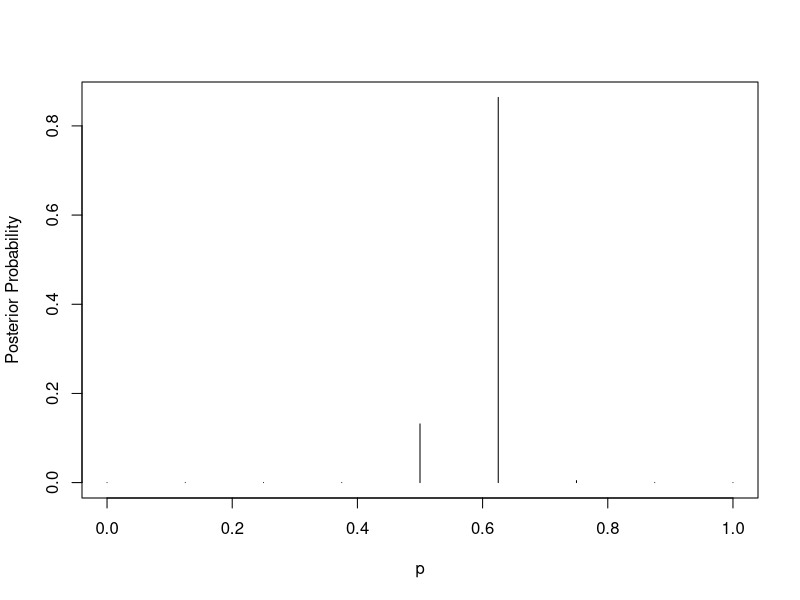
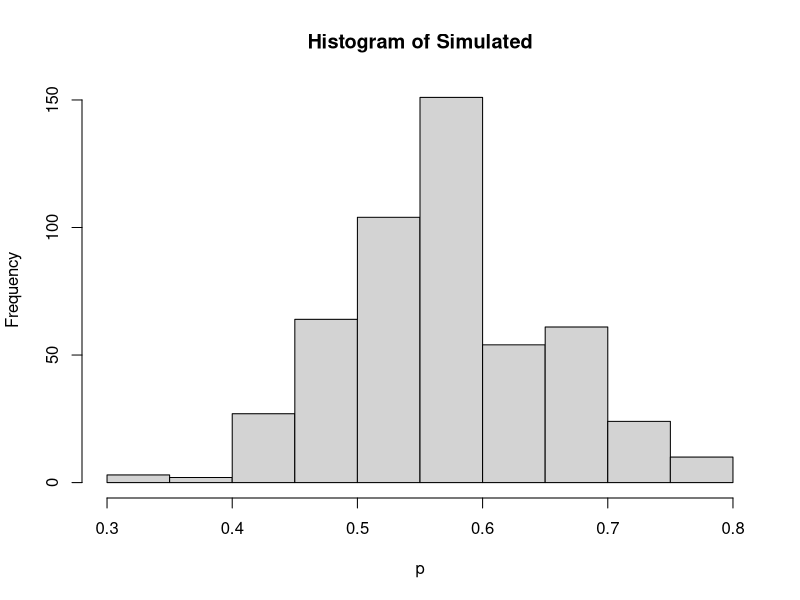

These charts were generated, in order, by the following R code:
#Commands to run in R command line
library('LearnBayes')

# Exercise 1
p=seq(0,1, by=0.125)
prior=c(.001,.001,.950,.008,0.008,.008,0.008,0.008,0.008)
post=pdisc(p,prior,c(60,40))
plot(p,post,type='h', ylab='Posterior Probability')
cbind(p,prior,post)
print(post[3])

# Exercise 2
midp=seq(0.05,0.95, by=0.1)
prior=c(0,0,1,2,7,7,2,1,0,0)/20
s=13
f=7
p=seq(0,1,length=500)
prior=histprior(p,midp,prior)
like=dbeta(p,s+1,f+1)
post=like*prior
post=post/sum(post)
Simulated=sample(p,replace=TRUE, prob=post)
hist(Simulated, xlab='p')

# Exercise 5
#a)
mu=c(20,30,40,50,60,70)
prior=c(.1,.15,.25,.25,.15,.1)
#b)
y=c(38.6,42.4,57.5,40.5,51.7,67.1,33.4,60.9,64.1,40.1,40.7,6.4)
n=length(y)
ybar=mean(y)
#c)
sigma=10
like=exp(-n*(mu-ybar)^2/(2*sigma^2))
#d)
post=prior*like/sum(prior*like)

#e)
print(cbind(mu,post))
print(discint(cbind(mu,post),0.8))
#Note: asnwer is 40 50 with p = 0.9999959. Any smaller interval yields p<0.8
